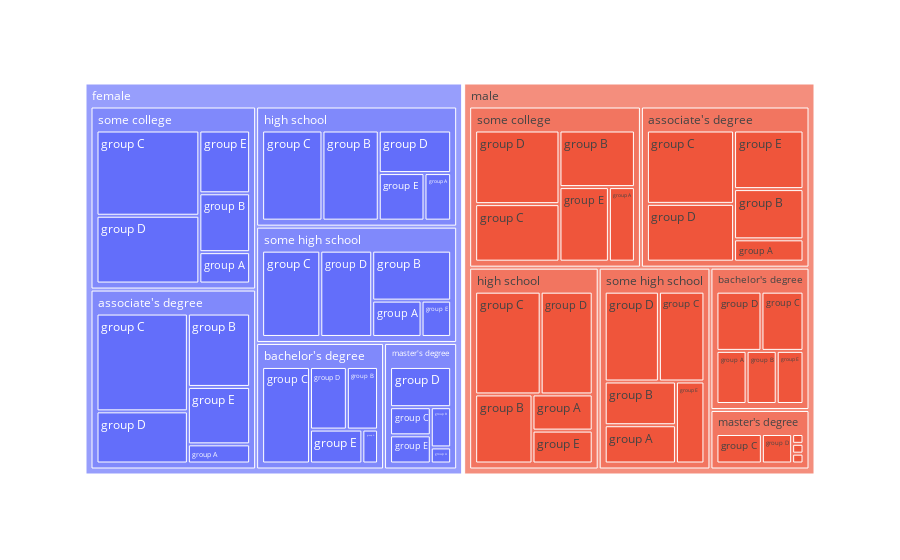

Notebook cell for this chart:
### Code cell
graphic = px.treemap(data_students, path = ['gender', 'parental level of education', 'race/ethnicity'])
graphic.show()

### Figure 1 — Plotly figure (JSON) as saved in the notebook; plotly's stock layout.template omitted (floating-point values rounded to 4 significant figures)
{"data": [{"branchvalues": "total", "domain": {"x": [0, 1], "y": [0, 1]}, "hovertemplate": "labels=%{label}<br>count=%{value}<br>parent=%{parent}<br>id=%{id}<extra></extra>", "ids": ["female/associate's degree/group A", "male/associate's degree/group A", "female/bachelor's degree/group A", "male/bachelor's degree/group A", "female/high school/group A", "male/high school/group A", "female/master's degree/group A", "male/master's degree/group A", "female/some college/group A", "male/some college/group A", "female/some high school/group A", "male/some high school/group A", "female/associate's degree/group B", "male/associate's degree/group B", "female/bachelor's degree/group B", "male/bachelor's degree/group B", "female/high school/group B", "male/high school/group B", "female/master's degree/group B", "male/master's degree/group B", "female/some college/group B", "male/some college/group B", "female/some high school/group B", "male/some high school/group B", "female/associate's degree/group C", "male/associate's degree/group C", "female/bachelor's degree/group C", "male/bachelor's degree/group C", "female/high school/group C", "male/high school/group C", "female/master's degree/group C", "male/master's degree/group C", "female/some college/group C", "male/some college/group C", "female/some high school/group C", "male/some high school/group C", "female/associate's degree/group D", "male/associate's degree/group D", "female/bachelor's degree/group D", "male/bachelor's degree/group D", "female/high school/group D", "male/high school/group D", "female/master's degree/group D", "male/master's degree/group D", "female/some college/group D", "male/some college/group D", "female/some high school/group D", "male/some high school/group D", "female/associate's degree/group E", "male/associate's degree/group E", "female/bachelor's degree/group E", "male/bachelor's degree/group E", "female/high school/group E", "male/high school/group E", "female/master's degree/group E", "male/master's degree/group E", "female/some college/group E", "male/some college/group E", "female/some high school/group E", "male/some high school/group E", "female/associate's degree", "male/associate's degree", "female/bachelor's degree", "male/bachelor's degree", "female/high school", "male/high school", "female/master's degree", "male/master's degree", "female/some college", "male/some college", "female/some high school", "male/some high school", "female", "male"], "labels": ["group A", "group A", "group A", "group A", "group A", "group A", "group A", "group A", "group A", "group A", "group A", "group A", "group B", "group B", "group B", "group B", "group B", "group B", "group B", "group B", "group B", "group B", "group B", "group B", "group C", "group C", "group C", "group C", "group C", "group C", "group C", "group C", "group C", "group C", "group C", "group C", "group D", "group D", "group D", "group D", "group D", "group D", "group D", "group D", "group D", "group D", "group D", "group D", "group E", "group E", "group E", "group E", "group E", "group E", "group E", "group E", "group E", "group E", "group E", "group E", "associate's degree", "associate's degree", "bachelor's degree", "bachelor's degree", "high school", "high school", "master's degree", "master's degree", "some college", "some college", "some high school", "some high school", "female", "male"], "name": "", "parents": ["female/associate's degree", "male/associate's degree", "female/bachelor's degree", "male/bachelor's degree", "female/high school", "male/high school", "female/master's degree", "male/master's degree", "female/some college", "male/some college", "female/some high school", "male/some high school", "female/associate's degree", "male/associate's degree", "female/bachelor's degree", "male/bachelor's degree", "female/high school", "male/high school", "female/master's degree", "male/master's degree", "female/some college", "male/some college", "female/some high school", "male/some high school", "female/associate's degree", "male/associate's degree", "female/bachelor's degree", "male/bachelor's degree", "female/high school", "male/high school", "female/master's degree", "male/master's degree", "female/some college", "male/some college", "female/some high school", "male/some high school", "female/associate's degree", "male/associate's degree", "female/bachelor's degree", "male/bachelor's degree", "female/high school", "male/high school", "female/master's degree", "male/master's degree", "female/some college", "male/some college", "female/some high school", "male/some high school", "female/associate's degree", "male/associate's degree", "female/bachelor's degree", "male/bachelor's degree", "female/high school", "male/high school", "female/master's degree", "male/master's degree", "female/some college", "male/some college", "female/some high school", "male/some high school", "female", "male", "female", "male", "female", "male", "female", "male", "female", "male", "female", "male", "", ""], "type": "treemap", "values": [6, 8, 3, 9, 7, 11, 2, 1, 8, 10, 10, 14, 23, 18, 11, 9, 28, 20, 5, 1, 15, 22, 22, 16, 45, 33, 26, 14, 30, 34, 7, 12, 44, 25, 28, 21, 24, 26, 13, 15, 17, 27, 15, 8, 35, 32, 25, 25, 18, 21, 10, 8, 12, 10, 7, 1, 16, 19, 6, 12, 116, 106, 63, 55, 94, 102, 36, 23, 118, 108, 91, 88, 518, 482]}], "layout": {"legend": {"tracegroupgap": 0}, "margin": {"t": 60}}}
